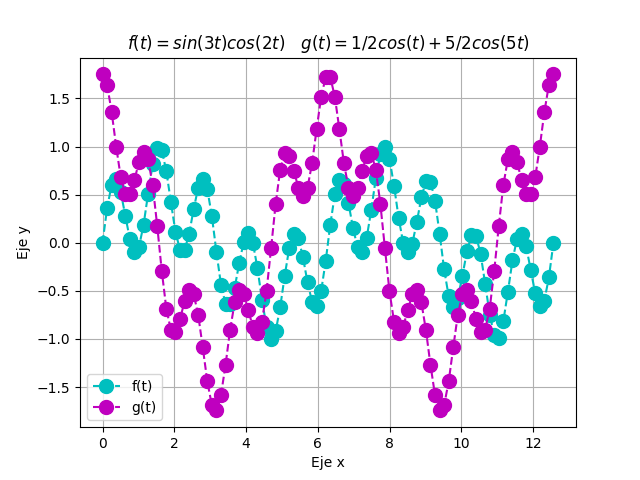

This figure's Python source:
import matplotlib.pyplot as plt
import numpy as np
from numpy import sin, cos

tpoints = np.linspace( 0, 4*np.pi, 100)
def f(t):
    return ((sin(3*tpoints)*(cos(2*tpoints))))

def g(t):
    return ((0.5)*(cos(tpoints)*(5/2)+(cos(5*tpoints))))

plt.plot(tpoints, f(tpoints),'o--c', markersize = 10, label = 'f(t)')
plt.plot(tpoints, g(tpoints),'o--m', markersize = 10, label = 'g(t)')
plt.title('$f(t) = sin(3t)cos(2t)$'+'   $   g(t) = 1/2 cos(t)+5/2 cos(5t)$')
plt.legend( )
plt.ylabel('Eje y')
plt.xlabel('Eje x')
plt.grid(True)
plt.show()
